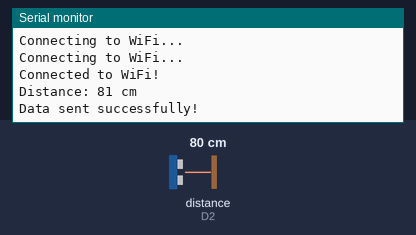
This sketch was run on a simulated ESP8266 (NodeMCU). Parts: the last lines printed to the serial monitor. Inputs (shaded band) come from the test bench; at power-on: distance to the obstacle (sensor on D2) 80 cm. The echo pulse lasts 58.3 µs per cm; WiFi joins after 1.5 s; servers stay silent unless stated; uploads are accepted with an empty reply.

Above: at 3.2 s.
3.3 s: distance to the obstacle (sensor on D2) set to 197 cm
At 4.68 s:
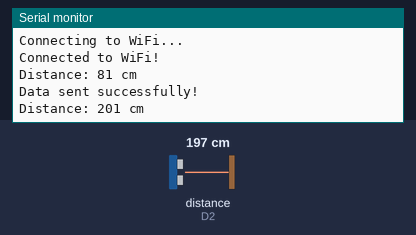
6.5 s: distance to the obstacle (sensor on D2) set to 204 cm
At 7.9 s:
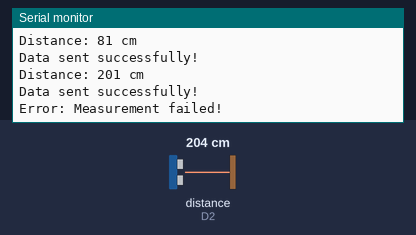

The sketch:

NivelAgua.ino
```cpp
#include <ESP8266WiFi.h>
#include <ESP8266HTTPClient.h>
#include <NewPing.h>

// Replace with your network credentials
const char* ssid = "YOUR_WIFI_SSID";
const char* password = "YOUR_WIFI_PASSWORD";

// Server URL
const char* serverURL = "http://localhost:3001/nivel";

// HC-SR04 pins
const int trigPin = D1; // GPIO5
const int echoPin = D2; // GPIO4

// HC-SR04 parameters
const int maxDistance = 200; // Maximum distance to measure (in centimeters)
const int triggerInterval = 2000; // Time interval between measurements (in milliseconds)

// Create a NewPing object with the HC-SR04 pins and maximum distance
NewPing sonar(trigPin, echoPin, maxDistance);

void setup() {
  Serial.begin(115200);

  // Connect to Wi-Fi
  WiFi.begin(ssid, password);
  while (WiFi.status() != WL_CONNECTED) {
    delay(1000);
    Serial.println("Connecting to WiFi...");
  }
  Serial.println("Connected to WiFi!");
}

void loop() {
  // Get the distance from the HC-SR04 sensor
  int distance = sonar.ping_cm();

  if (distance > 0) {
    Serial.print("Distance: ");
    Serial.print(distance);
    Serial.println(" cm");

    // Send the distance to the server
    sendDataToServer(distance);
  } else {
    Serial.println("Error: Measurement failed!");
  }

  delay(triggerInterval);
}

void sendDataToServer(int distance) {
  // Start the server communication library
  WiFiClient client;
  if (!client.connect("localhost", 3001)) {
    Serial.println("Connection to server failed!");
    return;
  }

  // Prepare the JSON data to send to the server
  String data = "{\"nivel\": " + String(distance) + "}";

  // Send a POST request to the server with the JSON data
  HTTPClient http;
  http.begin(client, serverURL);
  http.addHeader("Content-Type", "application/json");
  int httpCode = http.POST(data);
  http.end();

  if (httpCode == HTTP_CODE_OK) {
    Serial.println("Data sent successfully!");
  } else {
    Serial.println("Failed to send data to server!");
  }
}
```

Measured:
- the behaviour switches between 200 and 201 cm on distance to the obstacle (sensor on D2) (found by bisection; images 1 and 2)
- after the input at 3.3 s, the serial monitor: prints a new line after 1.1 s (image 1)
- after the input at 6.5 s, the serial monitor: prints a new line after 0.33 s (image 2)
